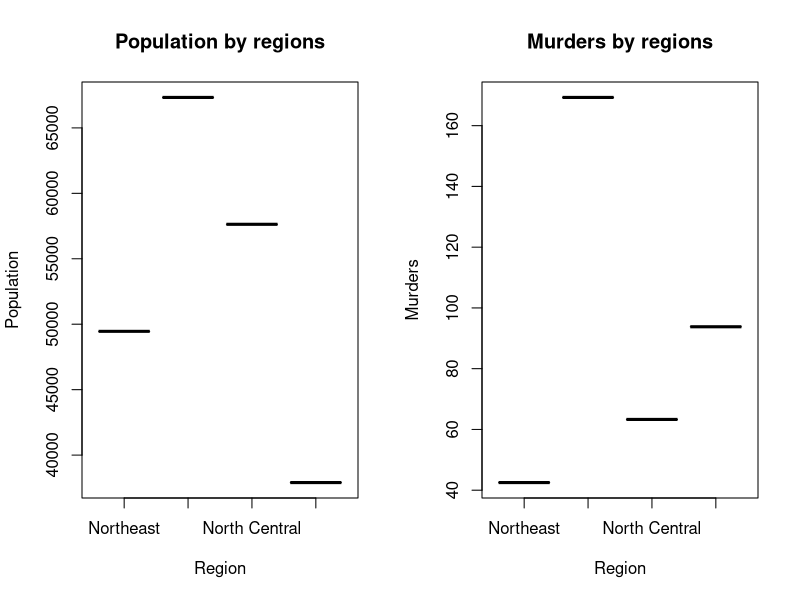
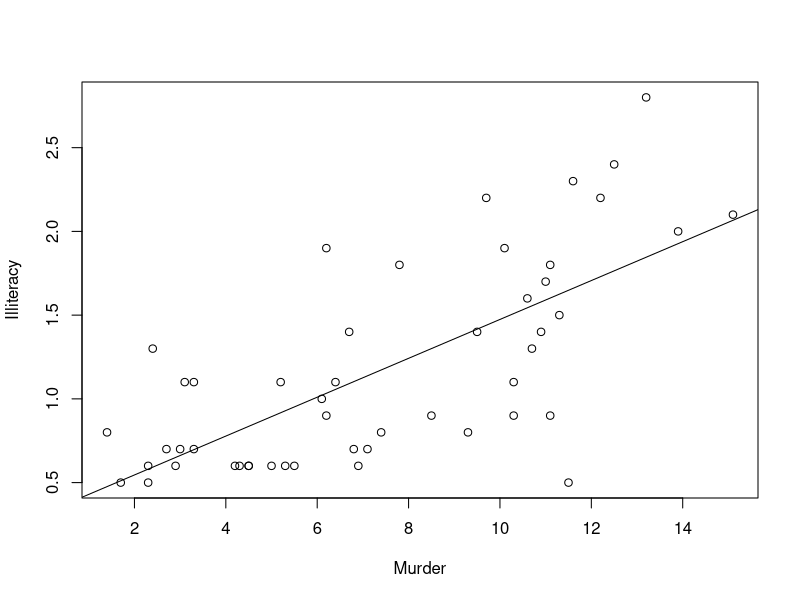
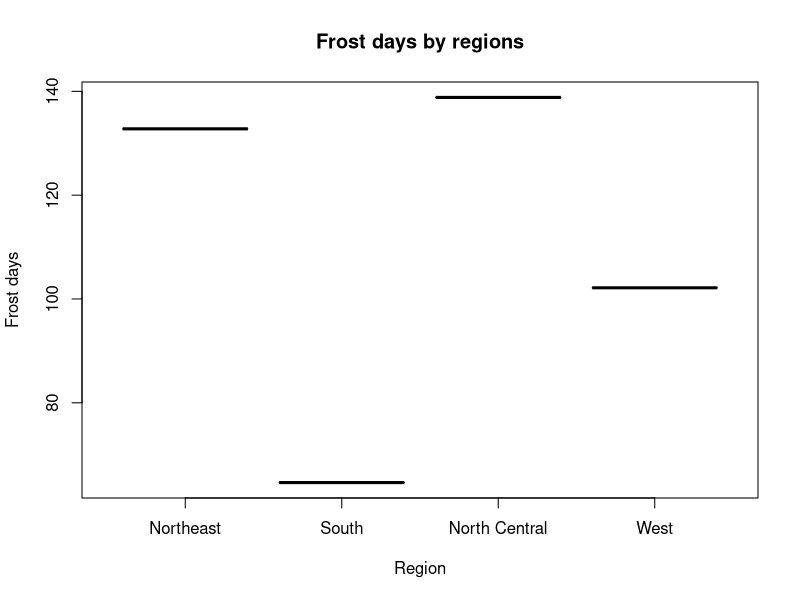
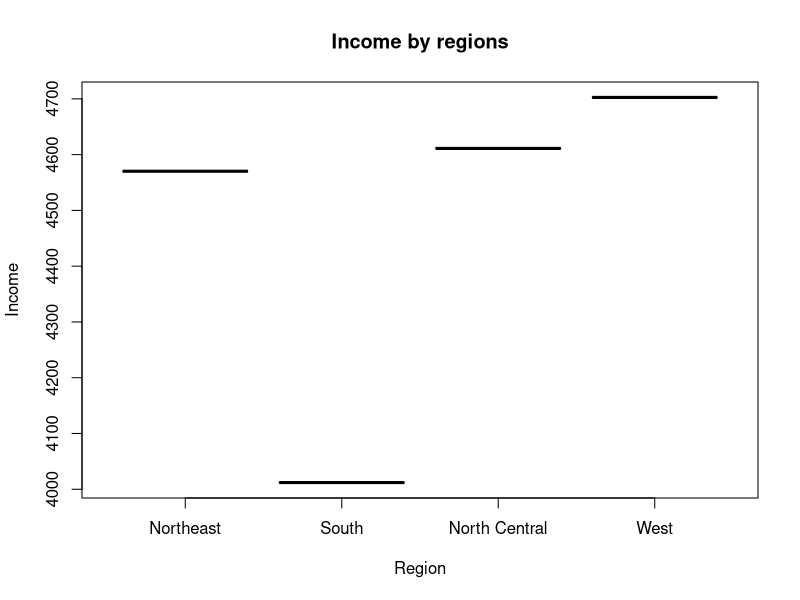
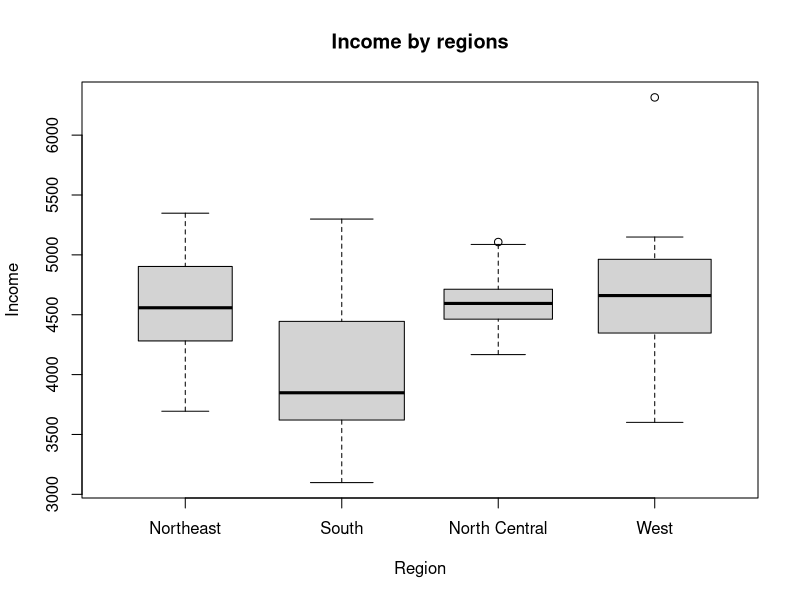

Write the R code that produced these figures, in order.
# Use state.x77 and state.region datasets. Combine them, calculate descriptive statistics, 
# draw correlation field, boxplots, dotplots and hists.

rm(list=ls())

states = as.data.frame(state.x77)
states$region = state.region

# Print all statistics
summary(states)

attach(states)
pregion = aggregate(Population, by=list(Region = region), FUN = sum)
mregion = aggregate(Murder, by=list(Region = region), FUN = sum)

# Shows levels for population and murders depending on region
par(mfrow=c(1,2))
plot(pregion, main = 'Population by regions', ylab = 'Population')
plot(mregion, main = 'Murders by regions', ylab = 'Murders')
par(mfrow=c(1,1))

# Shows correlation between murders and illeteracy with regression line
plot(Illiteracy ~ Murder)
abline(lm(Illiteracy~Murder))

# Shows mean number of frost days depending on region
wregion = aggregate(Frost, by=list(Region = region), FUN = mean)
plot(wregion, main = 'Frost days by regions', ylab = 'Frost days')

iregion = aggregate(Income, by=list(Region = region), FUN = mean)
plot(iregion, main = 'Income by regions', ylab = 'Income')

# Boxplot for incomes depending on region
regfact = factor(region)
boxplot(Income ~ region, data = states, varwidth = TRUE, 
        main = 'Income by regions', xlab = 'Region', ylab = 'Income')


